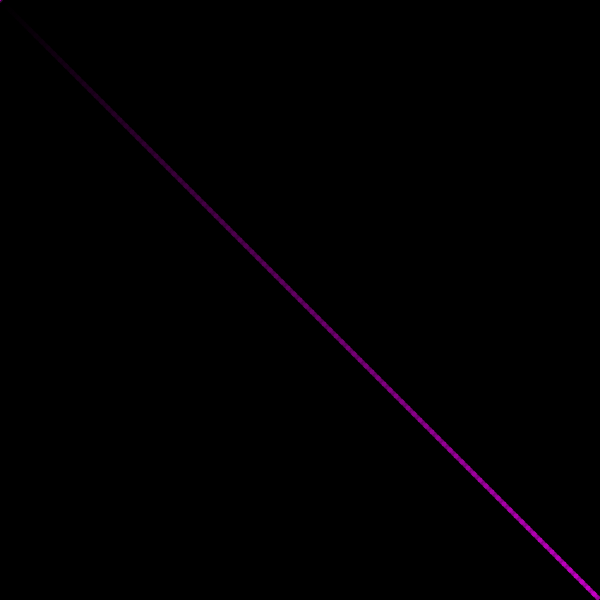
Frame 1 (no input)
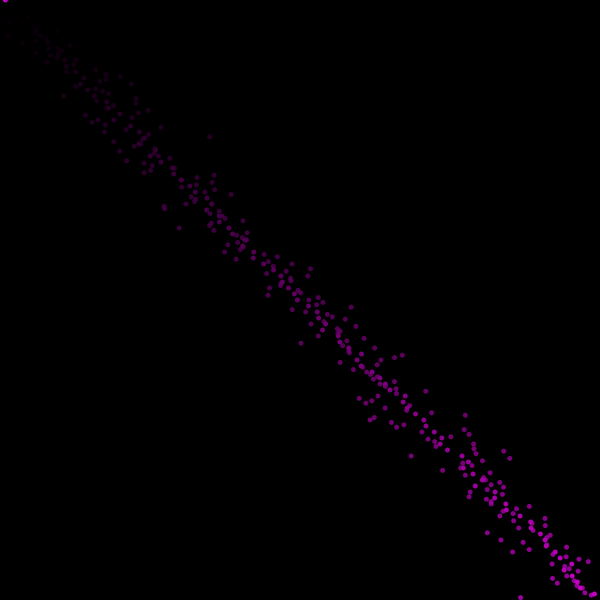
Frame 60 (the mouse pressed at the canvas centre just before this capture)
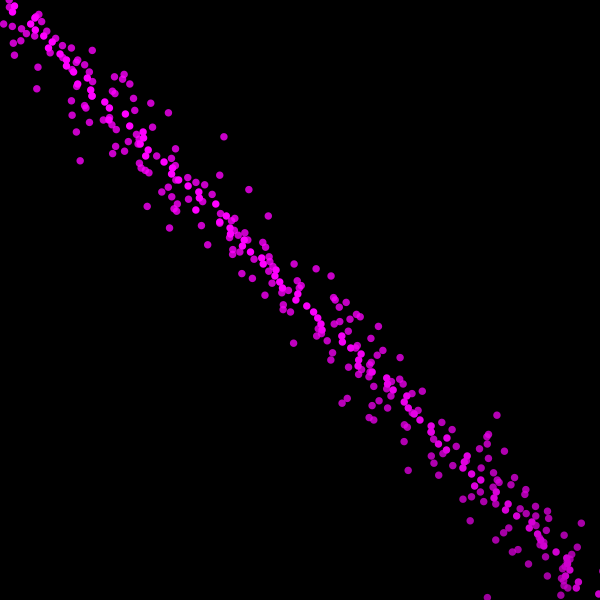
Frame 120 (the mouse held since frame 60 and released just before this capture)

The Processing sketch that drew these frames (run headless with seeded random() and noise(); from frame 60 on, the mouse is pressed at the canvas centre):

// Processing sketch: Part_5
// ── Part_5.pde
// Code 1 FA_18
// Bryan Ma

// use the foundation of the last code challenge, and instead of drawing 5 ellipses, 
// draw a large number of shapes (ellipses or whatever) using a larger array to store their x positions.
// use map to affect the parameters of them being drawn, like size or color.

// once you've done that, try adding another corresponding array to store their y positions.

// finally, try modifying the values you've stored every frame to make the shapes change their positions somehow.
float [] x = new float[200];
float [] y = new float[200];
float [] x2 = new float[500];
float [] y2 = new float[500];

void setup() {
  size (600, 600);
  for (int i = 0; i<200; i++) {
    x[i] = map(i, 0, 200, 0, width);
    y[i] = map(i, 0, 200, 0, height);
  }
  for (int i = 0; i<500; i++) {
    x2[i] = map(i, 0, 500, 0, width);
    y2[i] = map(i, 0, 500, 0,height);
  }
}

void draw() {
  background(0);
  noStroke();
  float size = map(mouseX, 0, width, 5, 10);
  for (int i = 0; i<200; i+=2) {
    ellipse(x[i], y[i], size, size);
    x[i] += random(-1,1);
    float r = map(i, 0, 200, mouseX, x.length);
    float b = map(i, 0, 200, mouseY, y.length);
    fill(r, 0, b);
  }
  for (int i = 0; i<500; i+=2) {
    ellipse(x2[i], y2[i], size, size);
    x2[i] += random(-5,5);
    float r = map(i, 0, 500, mouseX, x.length);
    float b = map(i, 0, 500, mouseY, y.length);
    fill(r, 0, b, 200);
  }
}
